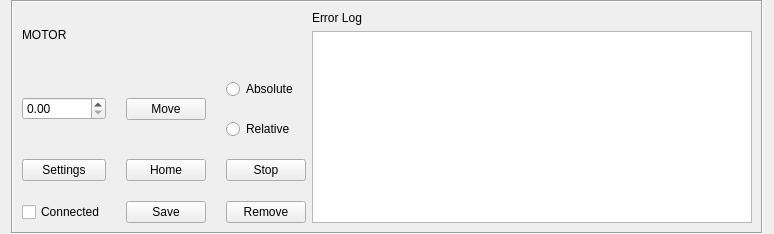
<?xml version="1.0" encoding="UTF-8"?>
<ui version="4.0">
 <class>Form</class>
 <widget class="QWidget" name="Form">
  <property name="geometry">
   <rect>
    <x>0</x>
    <y>0</y>
    <width>774</width>
    <height>224</height>
   </rect>
  </property>
  <property name="sizePolicy">
   <sizepolicy hsizetype="Preferred" vsizetype="Fixed">
    <horstretch>0</horstretch>
    <verstretch>0</verstretch>
   </sizepolicy>
  </property>
  <property name="windowTitle">
   <string>Form</string>
  </property>
  <layout class="QGridLayout" name="gridLayout">
   <property name="topMargin">
    <number>0</number>
   </property>
   <property name="bottomMargin">
    <number>0</number>
   </property>
   <item row="0" column="0">
    <widget class="QFrame" name="frame">
     <property name="frameShape">
      <enum>QFrame::Box</enum>
     </property>
     <property name="frameShadow">
      <enum>QFrame::Sunken</enum>
     </property>
     <layout class="QFormLayout" name="formLayout">
      <item row="0" column="0">
       <layout class="QGridLayout" name="gridLayout_2">
        <property name="spacing">
         <number>20</number>
        </property>
        <item row="2" column="2">
         <widget class="QPushButton" name="btn_stop">
          <property name="text">
           <string>Stop</string>
          </property>
         </widget>
        </item>
        <item row="1" column="0">
         <widget class="QDoubleSpinBox" name="doubleSpinBox_move_to"/>
        </item>
        <item row="2" column="0">
         <widget class="QPushButton" name="btn_settings">
          <property name="text">
           <string>Settings</string>
          </property>
         </widget>
        </item>
        <item row="0" column="0">
         <widget class="QLabel" name="label_motor">
          <property name="text">
           <string>MOTOR</string>
          </property>
         </widget>
        </item>
        <item row="1" column="1">
         <widget class="QPushButton" name="btn_move">
          <property name="text">
           <string>Move</string>
          </property>
         </widget>
        </item>
        <item row="3" column="0">
         <layout class="QGridLayout" name="gridLayout_3">
          <item row="0" column="0">
           <widget class="QCheckBox" name="checkBox_connected">
            <property name="text">
             <string>Connected</string>
            </property>
           </widget>
          </item>
         </layout>
        </item>
        <item row="1" column="2">
         <layout class="QVBoxLayout" name="verticalLayout_radio_btns">
          <item>
           <widget class="QRadioButton" name="radio_btn_absolute">
            <property name="sizePolicy">
             <sizepolicy hsizetype="Preferred" vsizetype="Fixed">
              <horstretch>0</horstretch>
              <verstretch>0</verstretch>
             </sizepolicy>
            </property>
            <property name="text">
             <string>Absolute</string>
            </property>
           </widget>
          </item>
          <item>
           <layout class="QVBoxLayout" name="verticalLayout_relative">
            <item>
             <widget class="QRadioButton" name="radio_btn_relative">
              <property name="sizePolicy">
               <sizepolicy hsizetype="Preferred" vsizetype="Fixed">
                <horstretch>0</horstretch>
                <verstretch>0</verstretch>
               </sizepolicy>
              </property>
              <property name="text">
               <string>Relative</string>
              </property>
             </widget>
            </item>
           </layout>
          </item>
         </layout>
        </item>
        <item row="2" column="1">
         <widget class="QPushButton" name="btn_home">
          <property name="text">
           <string>Home</string>
          </property>
         </widget>
        </item>
        <item row="3" column="1">
         <widget class="QPushButton" name="btn_save">
          <property name="text">
           <string>Save</string>
          </property>
         </widget>
        </item>
        <item row="3" column="2">
         <widget class="QPushButton" name="btn_remove">
          <property name="text">
           <string>Remove</string>
          </property>
         </widget>
        </item>
       </layout>
      </item>
      <item row="0" column="1">
       <layout class="QGridLayout" name="grid_error_log">
        <property name="sizeConstraint">
         <enum>QLayout::SetFixedSize</enum>
        </property>
        <item row="0" column="0">
         <widget class="QLabel" name="label_error_log">
          <property name="text">
           <string>Error Log</string>
          </property>
         </widget>
        </item>
        <item row="1" column="0">
         <widget class="QListWidget" name="list_error_log">
          <property name="sizePolicy">
           <sizepolicy hsizetype="Expanding" vsizetype="Fixed">
            <horstretch>0</horstretch>
            <verstretch>0</verstretch>
           </sizepolicy>
          </property>
         </widget>
        </item>
       </layout>
      </item>
     </layout>
    </widget>
   </item>
  </layout>
 </widget>
 <resources/>
 <connections/>
</ui>
